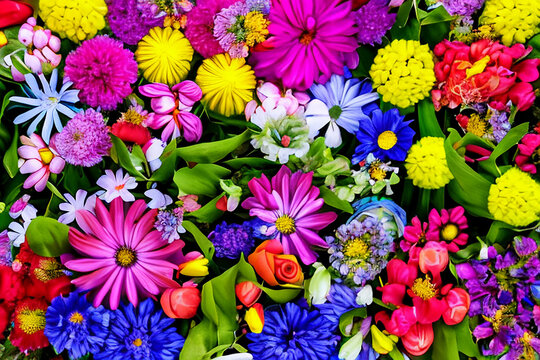
#> input picture M2_Visionary AI - I/Lesson_2/Activity_1/flowers.jpg, 540 x 360 px
$ python main.py
#> lines starting #> are read from the running program, lines starting #| are printed output that depends on the picture
'''
Title:
Color Conversions and Cropping
Short description:
Convert an image from BGR to RGB and grayscale, then crop a region of interest.
'''

import cv2
import matplotlib.pyplot as plt

image = cv2.imread('flowers.jpg')
#> image is the input picture: shape (360, 540, 3); mean B, G, R 90.2, 84.1, 134.6

if image is None:
    print("Image not found!")
    exit()

# Convert BGR to RGB
image_rgb = cv2.cvtColor(image, cv2.COLOR_BGR2RGB)
plt.imshow(image_rgb)
plt.title("RGB Flowers")
plt.show()

# Convert to Grayscale
gray_image = cv2.cvtColor(image, cv2.COLOR_BGR2GRAY)
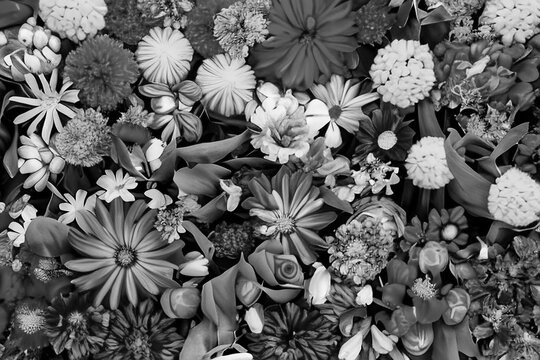
#> gray_image: shape (360, 540); min 0, max 255, mean 99.9
plt.imshow(gray_image, cmap='gray')
plt.title("Grayscaled Flowers")
plt.show()

# Cropping the image
# Assume we know the region we want: rows 50 to 250, columns 100 to 350
cropped_image = image[50:250, 100:400]
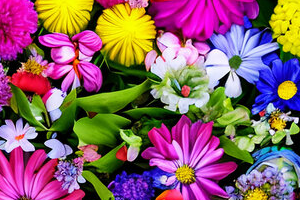
#> cropped_image: shape (200, 300, 3); mean B, G, R 104.6, 95.7, 137.5
cropped_rgb = cv2.cvtColor(cropped_image, cv2.COLOR_BGR2RGB)
plt.imshow(cropped_rgb)
plt.title("Cropped Flowers")
plt.show()
